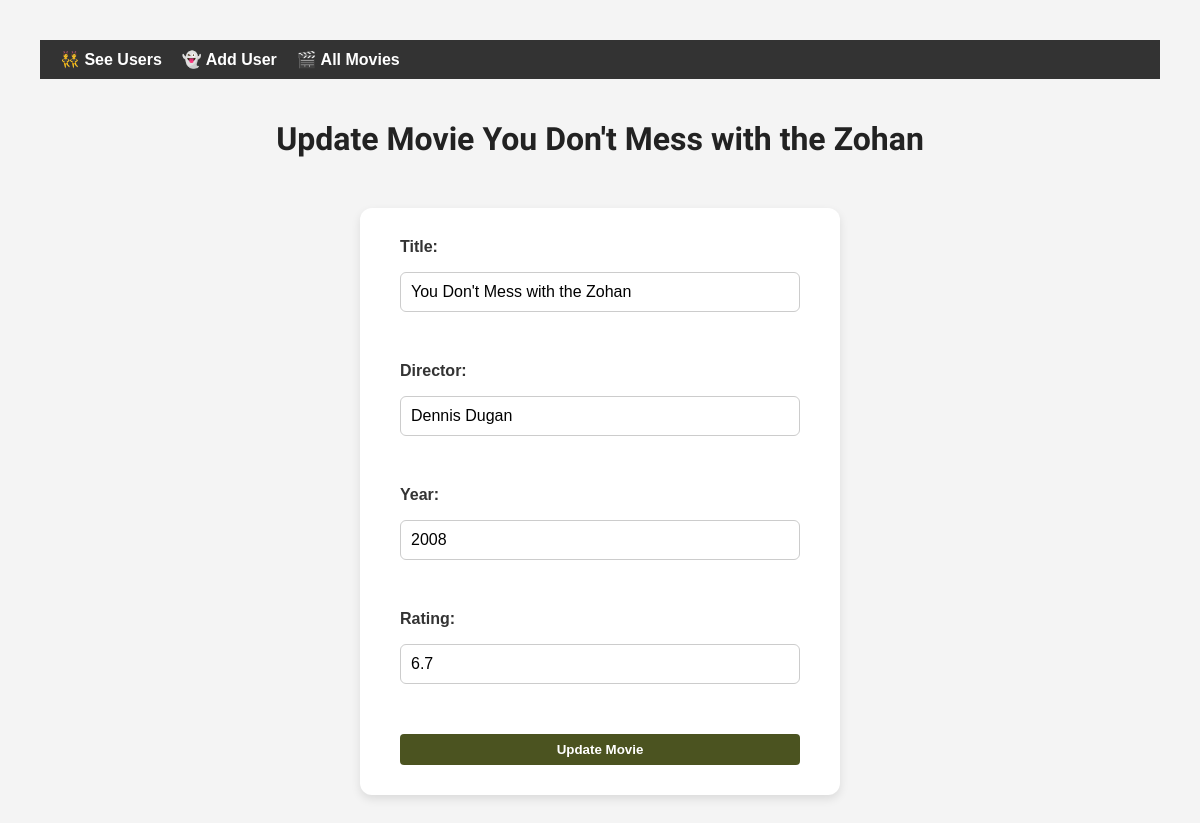
The app's page /users/1/update_movie/5 with its own data.
### models.py (models this page shows)
class Movie(db.Model):
    __tablename__ = 'movies'
    movie_id = db.Column(db.Integer, primary_key=True)
    movie_name = db.Column(db.String)
    movie_director = db.Column(db.String)
    movie_year = db.Column(db.Integer)
    movie_rating = db.Column(db.Float)
    poster_url = db.Column(db.String)
    imdb_url = db.Column(db.String)
    user_id = db.Column(db.Integer, db.ForeignKey('users.user_id'))
    reviews = db.relationship('Review', backref='movie', cascade="all, delete-orphan")

### app.py (the view, shortened to what this page needs)
@app.route('/users/<user_id>/update_movie/<movie_id>', methods=["GET", "POST"])
def update_movie(user_id, movie_id):
    movie = data_manager.get_movie(movie_id)
    if  not movie:
        flash("Movie is not in the database yet")
        return redirect(url_for('list_user_movies', user_id=user_id))
    return render_template("update_movie.html", movie=movie, user_id=user_id)

### datamanager.py (called while the page is built)
    def get_movie(self, movie_id):
        return Movie.query.get(movie_id)

### templates/update_movie.html (shortened to what this page needs)
{% extends "base.html" %}
{% block content %}
    <h1>Update Movie {{ movie.movie_name }}</h1>
    <div class="center">
    <form method="POST" class="form-card">
        <label>Title:</label>
        <input type="text" name="name" value="{{ movie.movie_name }}"><br>
        <label>Director:</label>
        <input type="text" name="director" value="{{ movie.movie_director }}"><br>
        <label>Year:</label>
        <input type="number" name="year" value="{{ movie.movie_year }}"><br>
        <label>Rating:</label>
        <input type="number" name="rating" step="0.1" value="{{ movie.movie_rating }}"><br>
        <button type="submit" class="btn update">Update Movie</button>
    </form>
        </div>
{% endblock %}

### static/style.css (style rules this page uses)
body { font-family: Arial, sans-serif; margin: 40px; background-color: #f4f4f4; color: #333; }
h1 { font-family: 'Rowdies', sans-serif; text-align: center; color: #222; }
.btn { padding: 8px 12px; border: none; border-radius: 4px; cursor: pointer; font-weight: bold; transition: all 0.2s ease; }
.btn.update { background-color: #4B5320; color: white; }
.form-card { background-color: #fff; padding: 30px 40px; border-radius: 12px; box-shadow: 0 4px 10px rgba(0, 0, 0, 0.1); width: 100%; max-width: 400px; display: flex; flex-direction: column; gap: 16px; }
.form-card label { font-weight: bold; font-size: 1rem; }
.form-card input { padding: 10px; font-size: 1rem; border-radius: 6px; border: 1px solid #ccc; }
.center { display: flex; justify-content: center; margin-top: 50px }

### records on screen
Movie: movie_name "You Don't Mess with the Zohan", name "You Don't Mess with the Zohan", director "Dennis Dugan", year "2008", rating "6.7"
